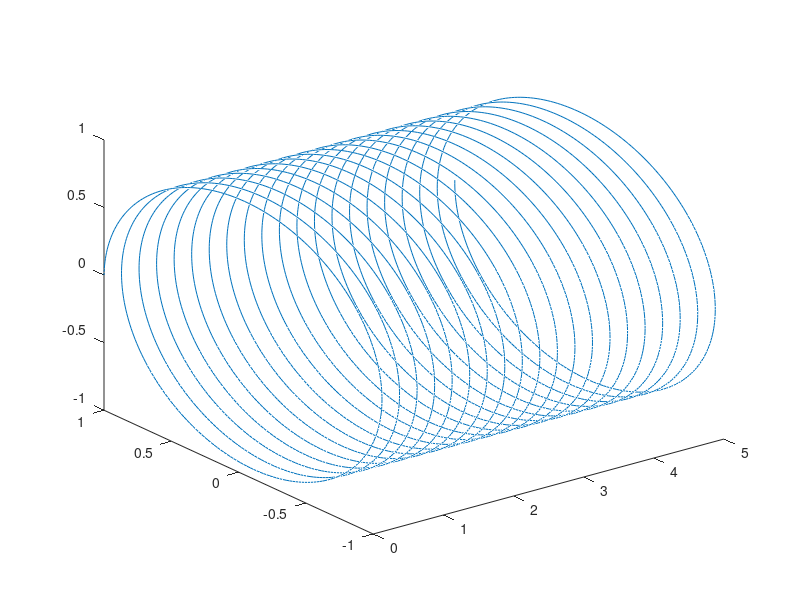

This figure's MATLAB source:
%% 11.1 
% Plotting a sine wave
srate = 1000; 
time = 0:1/srate:5; 
f = 4; 
a = 2; 
th = pi/2; 
sinewave = a*sin(2*pi*f*time+th);
plot(time,sinewave)
% Complex Sine Wave
csw = exp(1i*2*pi*f*time); 
plot3(time,real(csw),imag(csw))
%11.1 
% Slow Fourier Transofmr 
% N = length(signal);
% fTime = (0:N-1)/N;
% for fi=1:N
% fSine = exp(-1i*2*pi*(fi-1).*fTime);
% signalX(fi) = sum(fSine.*signal);
% end
% signalX = signalX / N;
% nyquist = srate/2;
% hz = linspace(0,nyquist,N/2+1);
% hz = (0:1/srate:N/2+1)*nyquist;
